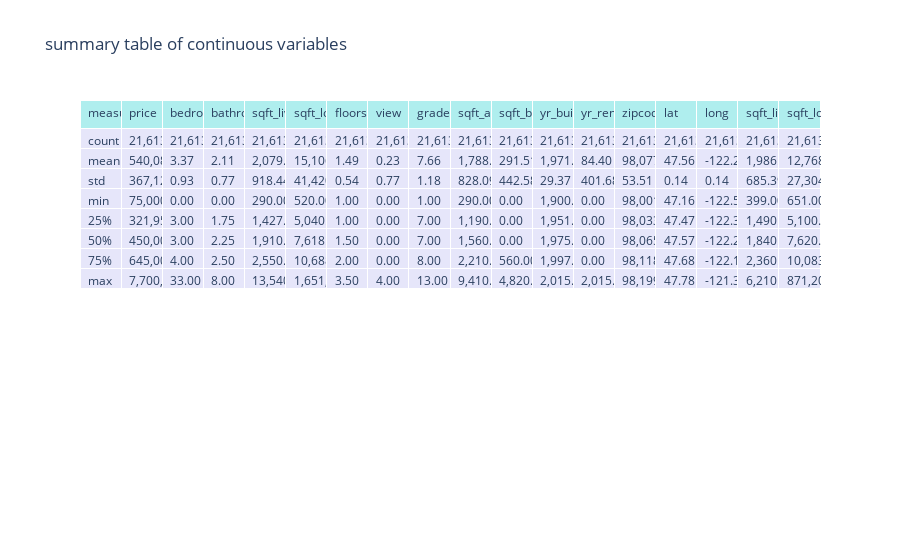

Notebook code cell kept with this figure:
### Markdown cell above
## Summary Table of Numeric Variables

### Code cell
summary_cont_df = data.select_dtypes(include="number").describe()

def transform(data):
    for key, value in data.items():
        data[key] = list(map(lambda x: f"{x:,.2f}", value))
    
    return data

summary_cont_df = transform(summary_cont_df).reset_index(names = "measures")
fig = go.Figure(data=[go.Table(
    header=dict(values=summary_cont_df.columns.tolist(),
                fill_color='paleturquoise',
                align='left'),
    cells=dict(values=summary_cont_df.values.T,
               fill_color='lavender',
               align='left'))
])

fig.update_layout(title = "summary table of continuous variables")
fig.show()

### Figure 1 — Plotly figure (JSON) as saved in the notebook; plotly's stock layout.template omitted (floating-point values rounded to 4 significant figures; data arrays with more than 128 entries replaced by an {"elided": "..."} marker saying what was removed)
{"data": [{"cells": {"align": "left", "fill": {"color": "lavender"}, "values": {"elided": "18x8 str values"}}, "header": {"align": "left", "fill": {"color": "paleturquoise"}, "values": ["measures", "price", "bedrooms", "bathrooms", "sqft_living", "sqft_lot", "floors", "view", "grade", "sqft_above", "sqft_basement", "yr_built", "yr_renovated", "zipcode", "lat", "long", "sqft_living15", "sqft_lot15"]}, "type": "table"}], "layout": {"title": {"text": "summary table of continuous variables"}}}
